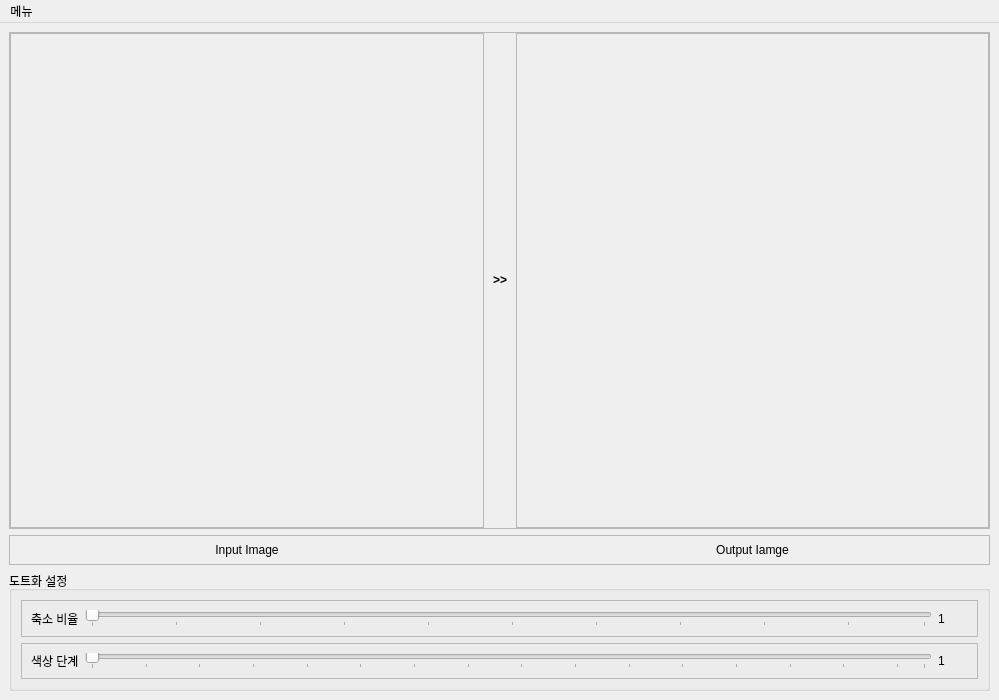
<?xml version="1.0" encoding="UTF-8"?>
<ui version="4.0">
 <class>MainWindow</class>
 <widget class="QMainWindow" name="MainWindow">
  <property name="geometry">
   <rect>
    <x>0</x>
    <y>0</y>
    <width>999</width>
    <height>700</height>
   </rect>
  </property>
  <property name="windowTitle">
   <string>PIXLEO</string>
  </property>
  <property name="windowIcon">
   <iconset>
    <normaloff>img/Pixelo.png</normaloff>img/Pixelo.png</iconset>
  </property>
  <widget class="QWidget" name="centralwidget">
   <layout class="QVBoxLayout" name="verticalLayout">
    <item>
     <widget class="QFrame" name="frame_2">
      <property name="frameShape">
       <enum>QFrame::StyledPanel</enum>
      </property>
      <property name="frameShadow">
       <enum>QFrame::Raised</enum>
      </property>
      <layout class="QHBoxLayout" name="horizontalLayout_3">
       <property name="leftMargin">
        <number>0</number>
       </property>
       <property name="topMargin">
        <number>0</number>
       </property>
       <property name="rightMargin">
        <number>0</number>
       </property>
       <property name="bottomMargin">
        <number>0</number>
       </property>
       <item>
        <widget class="QFrame" name="frame_5">
         <property name="frameShape">
          <enum>QFrame::StyledPanel</enum>
         </property>
         <property name="frameShadow">
          <enum>QFrame::Raised</enum>
         </property>
         <layout class="QVBoxLayout" name="verticalLayout_4">
          <property name="leftMargin">
           <number>0</number>
          </property>
          <property name="topMargin">
           <number>0</number>
          </property>
          <property name="rightMargin">
           <number>0</number>
          </property>
          <property name="bottomMargin">
           <number>0</number>
          </property>
          <item>
           <layout class="QVBoxLayout" name="graph_verticalLayout_0"/>
          </item>
         </layout>
        </widget>
       </item>
       <item>
        <widget class="QLabel" name="label_5">
         <property name="minimumSize">
          <size>
           <width>20</width>
           <height>0</height>
          </size>
         </property>
         <property name="maximumSize">
          <size>
           <width>20</width>
           <height>16777215</height>
          </size>
         </property>
         <property name="text">
          <string>&lt;html&gt;&lt;head/&gt;&lt;body&gt;&lt;p align=&quot;center&quot;&gt;&lt;span style=&quot; font-weight:600;&quot;&gt;&amp;gt;&amp;gt;&lt;/span&gt;&lt;/p&gt;&lt;/body&gt;&lt;/html&gt;</string>
         </property>
        </widget>
       </item>
       <item>
        <widget class="QFrame" name="frame_6">
         <property name="frameShape">
          <enum>QFrame::StyledPanel</enum>
         </property>
         <property name="frameShadow">
          <enum>QFrame::Raised</enum>
         </property>
         <layout class="QVBoxLayout" name="verticalLayout_6">
          <property name="leftMargin">
           <number>0</number>
          </property>
          <property name="topMargin">
           <number>0</number>
          </property>
          <property name="rightMargin">
           <number>0</number>
          </property>
          <property name="bottomMargin">
           <number>0</number>
          </property>
          <item>
           <layout class="QVBoxLayout" name="graph_verticalLayout"/>
          </item>
         </layout>
        </widget>
       </item>
      </layout>
     </widget>
    </item>
    <item>
     <widget class="QFrame" name="frame">
      <property name="minimumSize">
       <size>
        <width>0</width>
        <height>30</height>
       </size>
      </property>
      <property name="maximumSize">
       <size>
        <width>16777215</width>
        <height>30</height>
       </size>
      </property>
      <property name="frameShape">
       <enum>QFrame::StyledPanel</enum>
      </property>
      <property name="frameShadow">
       <enum>QFrame::Raised</enum>
      </property>
      <layout class="QHBoxLayout" name="horizontalLayout_4">
       <property name="leftMargin">
        <number>0</number>
       </property>
       <property name="topMargin">
        <number>0</number>
       </property>
       <property name="rightMargin">
        <number>0</number>
       </property>
       <property name="bottomMargin">
        <number>0</number>
       </property>
       <item>
        <widget class="QLabel" name="label_7">
         <property name="text">
          <string>Input Image</string>
         </property>
         <property name="alignment">
          <set>Qt::AlignCenter</set>
         </property>
        </widget>
       </item>
       <item>
        <widget class="QLabel" name="label_10">
         <property name="minimumSize">
          <size>
           <width>20</width>
           <height>0</height>
          </size>
         </property>
         <property name="maximumSize">
          <size>
           <width>20</width>
           <height>16777215</height>
          </size>
         </property>
         <property name="text">
          <string/>
         </property>
        </widget>
       </item>
       <item>
        <widget class="QLabel" name="label_9">
         <property name="text">
          <string>Output Iamge</string>
         </property>
         <property name="alignment">
          <set>Qt::AlignCenter</set>
         </property>
        </widget>
       </item>
      </layout>
     </widget>
    </item>
    <item>
     <widget class="QGroupBox" name="groupBox">
      <property name="minimumSize">
       <size>
        <width>0</width>
        <height>120</height>
       </size>
      </property>
      <property name="maximumSize">
       <size>
        <width>16777215</width>
        <height>120</height>
       </size>
      </property>
      <property name="title">
       <string>도트화 설정</string>
      </property>
      <layout class="QVBoxLayout" name="verticalLayout_2">
       <item>
        <widget class="QFrame" name="frame_3">
         <property name="frameShape">
          <enum>QFrame::StyledPanel</enum>
         </property>
         <property name="frameShadow">
          <enum>QFrame::Raised</enum>
         </property>
         <layout class="QHBoxLayout" name="horizontalLayout">
          <item>
           <widget class="QLabel" name="label">
            <property name="text">
             <string>축소 비율</string>
            </property>
           </widget>
          </item>
          <item>
           <widget class="QSlider" name="sizeSlider">
            <property name="minimum">
             <number>1</number>
            </property>
            <property name="maximum">
             <number>100</number>
            </property>
            <property name="orientation">
             <enum>Qt::Horizontal</enum>
            </property>
            <property name="tickPosition">
             <enum>QSlider::TicksBelow</enum>
            </property>
           </widget>
          </item>
          <item>
           <widget class="QLabel" name="label_2">
            <property name="minimumSize">
             <size>
              <width>30</width>
              <height>0</height>
             </size>
            </property>
            <property name="maximumSize">
             <size>
              <width>30</width>
              <height>16777215</height>
             </size>
            </property>
            <property name="sizeIncrement">
             <size>
              <width>0</width>
              <height>0</height>
             </size>
            </property>
            <property name="text">
             <string>1</string>
            </property>
           </widget>
          </item>
         </layout>
        </widget>
       </item>
       <item>
        <widget class="QFrame" name="frame_4">
         <property name="frameShape">
          <enum>QFrame::StyledPanel</enum>
         </property>
         <property name="frameShadow">
          <enum>QFrame::Raised</enum>
         </property>
         <layout class="QHBoxLayout" name="horizontalLayout_2">
          <item>
           <widget class="QLabel" name="label_3">
            <property name="text">
             <string>색상 단계</string>
            </property>
           </widget>
          </item>
          <item>
           <widget class="QSlider" name="colorsSlider">
            <property name="minimum">
             <number>1</number>
            </property>
            <property name="maximum">
             <number>32</number>
            </property>
            <property name="pageStep">
             <number>2</number>
            </property>
            <property name="orientation">
             <enum>Qt::Horizontal</enum>
            </property>
            <property name="tickPosition">
             <enum>QSlider::TicksBelow</enum>
            </property>
           </widget>
          </item>
          <item>
           <widget class="QLabel" name="label_4">
            <property name="minimumSize">
             <size>
              <width>30</width>
              <height>0</height>
             </size>
            </property>
            <property name="maximumSize">
             <size>
              <width>30</width>
              <height>16777215</height>
             </size>
            </property>
            <property name="text">
             <string>1</string>
            </property>
           </widget>
          </item>
         </layout>
        </widget>
       </item>
      </layout>
     </widget>
    </item>
   </layout>
  </widget>
  <widget class="QMenuBar" name="menubar">
   <property name="geometry">
    <rect>
     <x>0</x>
     <y>0</y>
     <width>999</width>
     <height>21</height>
    </rect>
   </property>
   <widget class="QMenu" name="menu">
    <property name="title">
     <string>메뉴</string>
    </property>
    <addaction name="load_file"/>
    <addaction name="save"/>
    <addaction name="information"/>
   </widget>
   <addaction name="menu"/>
  </widget>
  <action name="load_file">
   <property name="text">
    <string>불러오기</string>
   </property>
   <property name="shortcut">
    <string>Ctrl+F</string>
   </property>
  </action>
  <action name="save">
   <property name="text">
    <string>저장</string>
   </property>
   <property name="shortcut">
    <string>Ctrl+S</string>
   </property>
  </action>
  <action name="information">
   <property name="text">
    <string>정보</string>
   </property>
   <property name="shortcut">
    <string>Ctrl+I</string>
   </property>
  </action>
 </widget>
 <resources/>
 <connections>
  <connection>
   <sender>sizeSlider</sender>
   <signal>valueChanged(int)</signal>
   <receiver>label_2</receiver>
   <slot>setNum(int)</slot>
   <hints>
    <hint type="sourcelabel">
     <x>259</x>
     <y>305</y>
    </hint>
    <hint type="destinationlabel">
     <x>356</x>
     <y>310</y>
    </hint>
   </hints>
  </connection>
  <connection>
   <sender>colorsSlider</sender>
   <signal>valueChanged(int)</signal>
   <receiver>label_4</receiver>
   <slot>setNum(int)</slot>
   <hints>
    <hint type="sourcelabel">
     <x>292</x>
     <y>350</y>
    </hint>
    <hint type="destinationlabel">
     <x>340</x>
     <y>360</y>
    </hint>
   </hints>
  </connection>
 </connections>
</ui>
